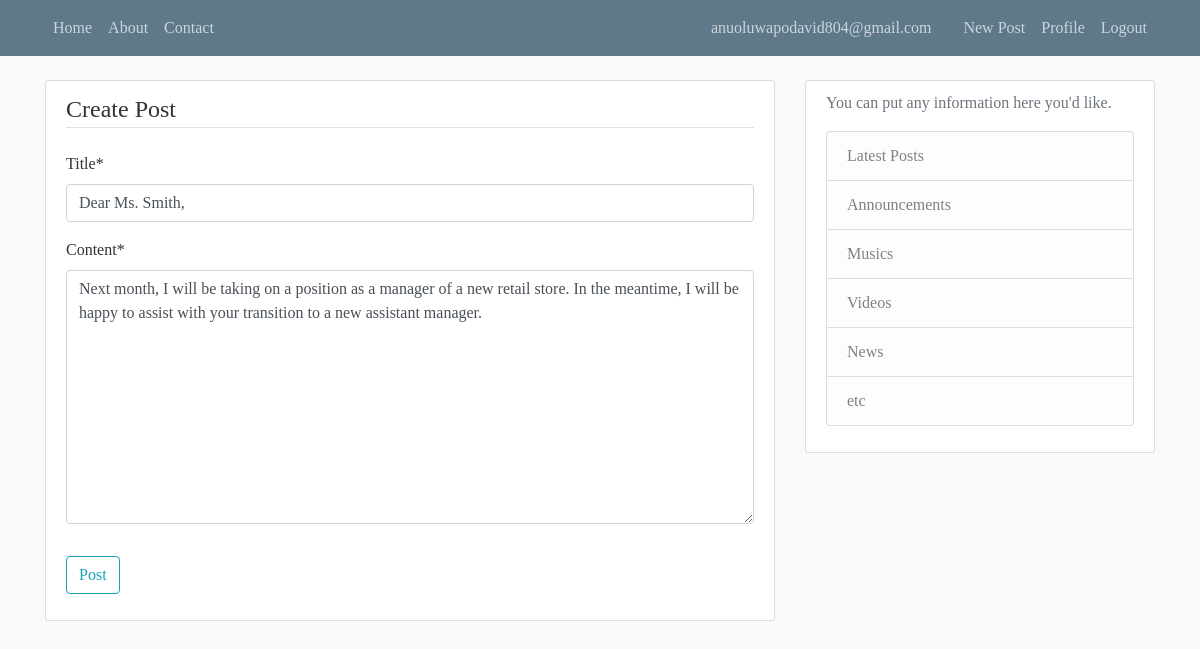
The app's page /post/17/update/ (signed in) with its own data.
### Blog/models.py (models this page shows, shortened)
class Blog(models.Model):
    title = models.CharField(max_length=100)
    content = models.TextField()
    author = models.ForeignKey(User, on_delete=models.CASCADE)
    date_created = models.DateTimeField(default=timezone.now)

### Blog/views.py (the view, shortened to what this page needs)
# urls.py: path('post/<int:pk>/update/',BlogUpdateView.as_view(),name = 'blog_update'),
class BlogUpdateView(LoginRequiredMixin,UserPassesTestMixin,UpdateView):
    model = Blog
    fields = ['title','content']
    def test_func(self):
        blog = self.get_object()
        if self.request.user == blog.author:
            return True
        return False

### Blog/templates/Blog/blog_form.html (shortened to what this page needs)
{% extends 'Blog/base.html' %}
{% load crispy_forms_tags %}
{% block content%}
<div class="content-section">
    <form action="" method="POST">
        <fieldset class="form-group">
            <legend class="border-bottom mb-4">
                Create Post
            </legend>
            {{form|crispy}}
        </fieldset>
        <div class="form-group">
            <button class="btn btn-outline-info" type="submit">
                Post
            </button>
        </div>
    </form>
</div>
{% endblock content %}

### Blog/templates/Blog/base.html (shortened to what this page needs)
{% load static %}
<!DOCTYPE html>
<html lang="en">
    <head>
        <head>
            <link rel="stylesheet" href="https://cdn.jsdelivr.net/npm/bootstrap@4.6.1/dist/css/bootstrap.min.css">
        </head>
        <link rel="stylesheet" href="{% static 'Blog/main.css' %}">
    </head>
    <body>
        <header class="site-header">
            <nav class="navbar navbar-expand-md navbar-dark bg-steel fixed-top">
                <div class="container">
                    <div class="collapse navbar-collapse" id="navbarToggle">
                        <div class="navbar-nav mr-auto side">
                            <a class="nav-item nav-link" href="{% url 'blog_home' %}">Home</a>
                            <a class="nav-item nav-link" href="{% url 'blog_about' %}">About</a>
                            <a class="nav-item nav-link" href="{% url 'blog_contact' %}">Contact</a>
                        </div>
                        <div class="navbar-nav">
                            {% if user.is_authenticated %}
                            <a class="nav-item nav-link">{{user.email}}</a>
                            <a class="nav-item nav-link"></a>
                            <a class="nav-item nav-link" href="{% url 'blog_create' %}">New Post</a>
                            <a class="nav-item nav-link" href="{% url 'profile' %}">Profile</a>
                            <a class="nav-item nav-link" href="{% url 'logout' %}"">Logout</a>
                            {% else %}
                            <a class="nav-item nav-link" href="{% url 'blog_create' %}">Make A Post</a>
                            <a class="nav-item nav-link" href="{% url 'login' %}">LogIn</a>
                            <a class="nav-item nav-link" href="{% url 'register' %}">Register</a>
                            {% endif %}
                        </div>
                    </div>
                </div>
            </nav>
        </header>
        <main role="main" class="container">
            <div class="row">
                <div class="col-md-8">
            {% block content%}{% endblock content %}
                </div>
                <div class="col-md-4">
                    <div class="content-section">
                        <p class="text-muted">
                            You can put any information here you'd like.
                            <ul class="list-group">
                                <li class="list-group-item list-group-item-light">Latest Posts</li>
                                <li class="list-group-item list-group-item-light">Announcements</li>
                                <li class="list-group-item list-group-item-light">Musics</li>
                                <li class="list-group-item list-group-item-light">Videos</li>
                                <li class="list-group-item list-group-item-light">News</li>
                                <li class="list-group-item list-group-item-light">etc</li>
                            </ul>
                        </p>
                    </div>
                </div>
            </div>
        </main>
    </body>
</html>

### Blog/static/Blog/main.css (style rules this page uses)
body { background: #fafafa; color: #333333; margin-top: 5rem; font-family: 'Times New Roman', Times, serif; }
ul { margin: 0; }
.bg-steel { background-color: #5f788a; }
.site-header .navbar-nav .nav-link { color: #cbd5db; }
.content-section { background: #ffffff; padding: 10px 20px; border: 1px solid #dddddd; border-radius: 3px; margin-bottom: 20px; }

### records on screen
Blog: title "Dear Ms. Smith,", content "Next month, I will be taking on a position as a manager of a new retail store. In the meantime, I will be happy to assist with your transition to a new assistant manager."

### other values on screen
{{ user.email }} "anuoluwapodavid804@gmail.com"
